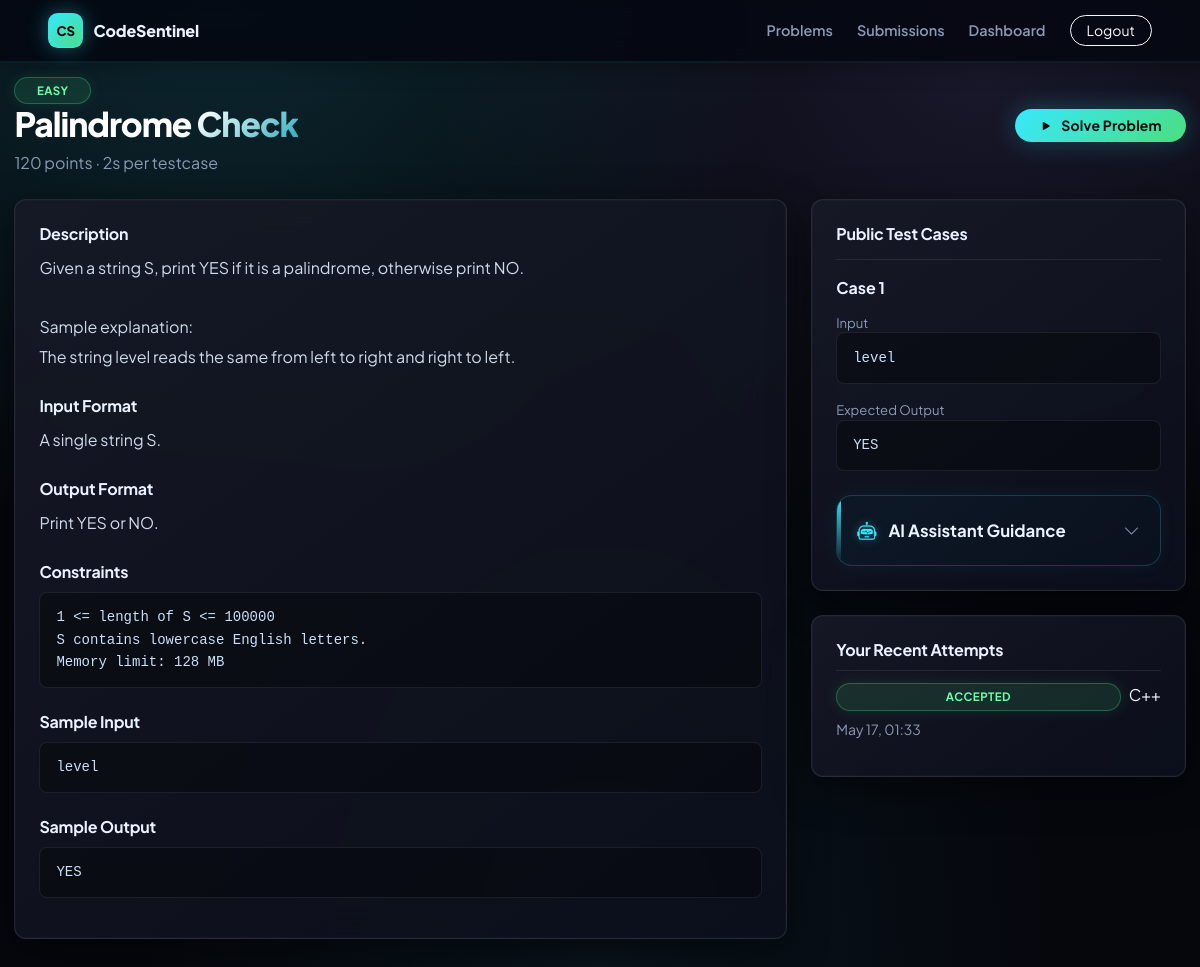
Page /problems/palindrome-check/ (signed in) on the committed database.
### problems/models.py (models this page shows, shortened)
class Problem(models.Model):
    DIFFICULTY_EASY = "easy"
    DIFFICULTY_MEDIUM = "medium"
    DIFFICULTY_HARD = "hard"
    DIFFICULTY_CHOICES = [
        (DIFFICULTY_EASY, "Easy"),
        (DIFFICULTY_MEDIUM, "Medium"),
        (DIFFICULTY_HARD, "Hard"),
    ]
    title = models.CharField(max_length=180, unique=True)
    slug = models.SlugField(max_length=220, unique=True, blank=True)
    statement = models.TextField()
    input_format = models.TextField(blank=True)
    output_format = models.TextField(blank=True)
    constraints = models.TextField(blank=True)
    sample_input = models.TextField(blank=True)
    sample_output = models.TextField(blank=True)
    difficulty = models.CharField(max_length=12, choices=DIFFICULTY_CHOICES, default=DIFFICULTY_EASY)
    time_limit = models.PositiveIntegerField(default=2, help_text="Time limit per testcase in seconds.")
    points = models.PositiveIntegerField(default=100)
    is_active = models.BooleanField(default=True)
    created_at = models.DateTimeField(auto_now_add=True)
    updated_at = models.DateTimeField(auto_now=True)
    class Meta:
        ordering = ["difficulty", "title"]

class TestCase(models.Model):
    problem = models.ForeignKey(Problem, on_delete=models.CASCADE, related_name="test_cases")
    input_data = models.TextField(blank=True)
    expected_output = models.TextField()
    is_hidden = models.BooleanField(default=True)
    order = models.PositiveIntegerField(default=1)
    created_at = models.DateTimeField(auto_now_add=True)
    class Meta:
        ordering = ["order", "id"]

### submissions/models.py (models this page shows, shortened)
class Submission(models.Model):
    LANGUAGE_PYTHON = "python"
    LANGUAGE_C = "c"
    LANGUAGE_CPP = "cpp"
    LANGUAGE_JAVA = "java"
    LANGUAGE_CHOICES = [
        (LANGUAGE_PYTHON, "Python"),
        (LANGUAGE_C, "C"),
        (LANGUAGE_CPP, "C++"),
        (LANGUAGE_JAVA, "Java"),
    ]
    VERDICT_ACCEPTED = "Accepted"
    VERDICT_WRONG_ANSWER = "Wrong Answer"
    VERDICT_COMPILATION_ERROR = "Compilation Error"
    VERDICT_RUNTIME_ERROR = "Runtime Error"
    VERDICT_TIME_LIMIT_EXCEEDED = "Time Limit Exceeded"
    VERDICT_CHOICES = [
        (VERDICT_ACCEPTED, "Accepted"),
        (VERDICT_WRONG_ANSWER, "Wrong Answer"),
        (VERDICT_COMPILATION_ERROR, "Compilation Error"),
        (VERDICT_RUNTIME_ERROR, "Runtime Error"),
        (VERDICT_TIME_LIMIT_EXCEEDED, "Time Limit Exceeded"),
    ]
    user = models.ForeignKey(settings.AUTH_USER_MODEL, on_delete=models.CASCADE, related_name="submissions")
    problem = models.ForeignKey("problems.Problem", on_delete=models.CASCADE, related_name="submissions")
    language = models.CharField(max_length=20, choices=LANGUAGE_CHOICES)
    code = models.TextField()
    verdict = models.CharField(max_length=40, choices=VERDICT_CHOICES)
    execution_time = models.FloatField(default=0)
    memory_usage = models.PositiveIntegerField(default=0, help_text="Peak memory usage in KB")
    failed_test_number = models.PositiveIntegerField(null=True, blank=True)
    output = models.TextField(blank=True)
    error_message = models.TextField(blank=True)
    created_at = models.DateTimeField(auto_now_add=True)
    class Meta:
        ordering = ["-created_at"]

### problems/views.py (the view)
# urls.py: path("<slug:slug>/", views.problem_detail, name="detail"),
def problem_detail(request, slug):
    problem = get_object_or_404(Problem, slug=slug, is_active=True)
    visible_cases = problem.test_cases.filter(is_hidden=False)
    user_submissions = []
    if request.user.is_authenticated:
        user_submissions = Submission.objects.filter(user=request.user, problem=problem)[:5]
    return render(
        request,
        "problems/detail.html",
        {
            "problem": problem,
            "visible_cases": visible_cases,
            "user_submissions": user_submissions,
        },
    )

### templates/problems/detail.html (shortened to what this page needs)
{% extends "base.html" %}
{% block body_class %}app-page{% endblock %}
{% block content %}
<section class="page-shell">
    <div class="problem-header">
        <div>
            <span class="difficulty-badge {{ problem.difficulty }}">{{ problem.get_difficulty_display }}</span>
            <h1>{{ problem.title }}</h1>
            <p>{{ problem.points }} points · {{ problem.time_limit }}s per testcase</p>
        </div>
        <a href="{% url 'problems:solve' problem.slug %}" class="btn btn-neon rounded-pill px-4">
            <i class="bi bi-play-fill me-2"></i>Solve Problem
        </a>
    </div>
    <div class="row g-4">
        <div class="col-lg-8">
            <article class="statement-panel">
                <h2>Description</h2>
                <p>{{ problem.statement|linebreaksbr }}</p>
                {% if problem.input_format %}
                    <h2>Input Format</h2>
                    <p>{{ problem.input_format|linebreaksbr }}</p>
                {% endif %}
                {% if problem.output_format %}
                    <h2>Output Format</h2>
                    <p>{{ problem.output_format|linebreaksbr }}</p>
                {% endif %}
                {% if problem.constraints %}
                    <h2>Constraints</h2>
                    <pre class="sample-box">{{ problem.constraints }}</pre>
                {% endif %}
                <h2>Sample Input</h2>
                <pre class="sample-box">{{ problem.sample_input|default:"No sample input." }}</pre>
                <h2>Sample Output</h2>
                <pre class="sample-box">{{ problem.sample_output|default:"No sample output." }}</pre>
            </article>
        </div>
        <div class="col-lg-4">
            <div class="side-panel">
                <h2>Public Test Cases</h2>
                {% for case in visible_cases %}
                    <div class="mini-case">
                        <strong>Case {{ forloop.counter }}</strong>
                        <span>Input</span>
                        <pre>{{ case.input_data }}</pre>
                        <span>Expected Output</span>
                        <pre>{{ case.expected_output }}</pre>
                    </div>
                {% empty %}
                    <p class="muted-text">Hidden cases are configured by the admin. Use the sample to test your first run.</p>
                {% endfor %}
                <div class="ai-hint-card" onclick="this.classList.toggle('open')">
                    <div class="ai-hint-header">
                        <i class="bi bi-robot"></i>
                        <h3 class="ai-hint-title">AI Assistant Guidance</h3>
                        <i class="bi bi-chevron-down ai-hint-toggle"></i>
                    </div>
                </div>
            </div>
            <div class="side-panel mt-4">
                <h2>Your Recent Attempts</h2>
                {% for submission in user_submissions %}
                    <div class="attempt-row">
                        <span class="verdict-badge {{ submission.verdict|slugify }}">{{ submission.verdict }}</span>
                        <span>{{ submission.get_language_display }}</span>
                        <small>{{ submission.created_at|date:"M d, H:i" }}</small>
                    </div>
                {% empty %}
                    <p class="muted-text">No attempts for this problem yet.</p>
                {% endfor %}
            </div>
        </div>
    </div>
</section>
{% endblock %}

### rows in the picture
Problem: difficulty "EASY", title "Palindrome Check", points "120", time_limit "2", statement "Given a string S, print YES if it is a palindrome, otherwise print NO. Sample explanation: The string level reads the same from left to right and right to left.", input_format "A single string S.", output_format "Print YES or NO.", constraints "1 <= length of S <= 100000 S contains lowercase English letters. Memory limit: 128 MB", sample_input "level", sample_output "YES"
TestCase: input_data "level", expected_output "YES"
Submission: verdict "ACCEPTED", language "C++", created_at "May 17, 01:33"
